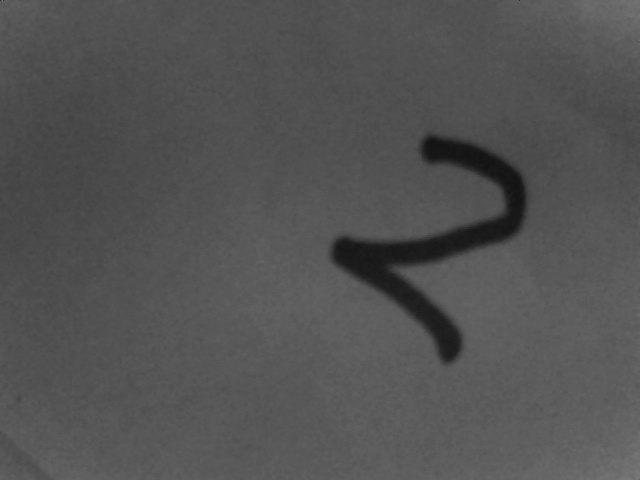
#> input picture Samples/Python-CV2/material/num2.jpg, 640 x 480 px
$ python coutours_blob.py   (older library calls are emulated)
#> lines starting #> are read from the running program, lines starting #| are printed output that depends on the picture; after the words box and inside, x2 and y2 are one past the last pixel; in counts of white or black regions, pixels touching at a corner belong together; long printed decimals are rounded
# Blob分析
# ex2tron 2017年11月14日
# http://ex2tron.top
# 官方文档：
# http://opencv-python-tutroals.readthedocs.io/en/latest/py_tutorials/py_imgproc/py_contours/py_contours_begin/py_contours_begin.html

import cv2
import numpy as np
import matplotlib.pyplot as plt

img_origin = cv2.imread('material/num2.jpg')
#> img_origin is the input picture: shape (480, 640, 3); min 17, max 122, mean 83
img = cv2.cvtColor(img_origin, cv2.COLOR_BGR2GRAY)
ret, thresh = cv2.threshold(img, 50, 255, cv2.THRESH_BINARY)
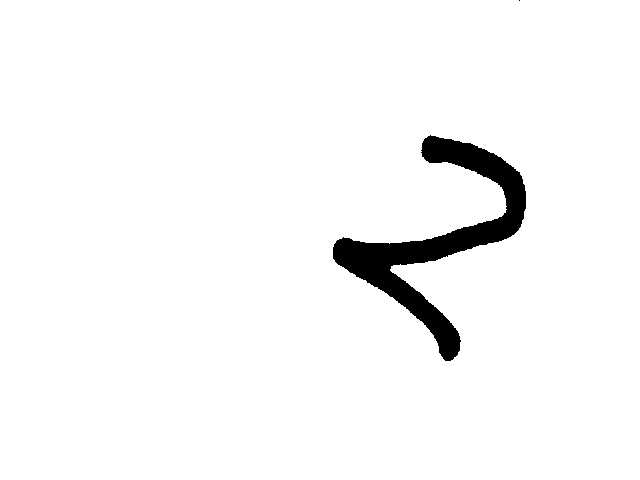
#> thresh: shape (480, 640); 96.7% white; 2 black regions (1 under 20 px)
cv2.imshow('threshold', thresh)

# 1.寻找轮廓：物体白，背景黑
image, contours, hierarchy = cv2.findContours(
    thresh, cv2.RETR_TREE, cv2.CHAIN_APPROX_SIMPLE)
#> contours = 2 contours; box (x1, y1, x2, y2) and area: (0, 0, 640, 480) 306080, (332, 134, 527, 362) 10592
print(len(contours))
#| 2

# 2.画出轮廓，-1代表画出所有轮廓，n代表第几条轮廓，从0开始
# img = cv2.drawContours(img_origin, contours, -1, (0, 255, 0), 3)
# 或者：画出第2条轮廓
cnt = contours[1]
#> cnt = contour of 443 points, box (x1, y1, x2, y2) (332, 134, 527, 362), area 10592
img = cv2.drawContours(img_origin, [cnt], 0, (0, 255, 0), 3)
#> img: shape (480, 640, 3)
cv2.imshow('draw contours', img)

# 3.图像的矩
M = cv2.moments(cnt)
#> M = moments, m00 10592.5, centre m10/m00, m01/m00 = (437.7, 238.6)
# print(M)
# 重心/质心/形心：
cx = int(M['m10'] / M['m00'])
#> cx = 437
cy = int(M['m01'] / M['m00'])
#> cy = 238
print(cx, cy)
#| 437 238

# 4.面积
area = cv2.contourArea(cnt)
#> area = 10592.5
# 或者
# area = M['m00']
print(area)
#| 10592.5

# 5.周长
perimeter = cv2.arcLength(cnt, True)
#> perimeter = 990.8
print(perimeter)
#| 990.791

# 6.（最小）外接矩
# 外接矩：不旋转，返回左上角点、宽高度
x, y, w, h = cv2.boundingRect(cnt)
#> x = 332; y = 134; w = 195; h = 228
cv2.rectangle(img_origin, (x, y), (x + w, y + h), (0, 255, 0), 2)
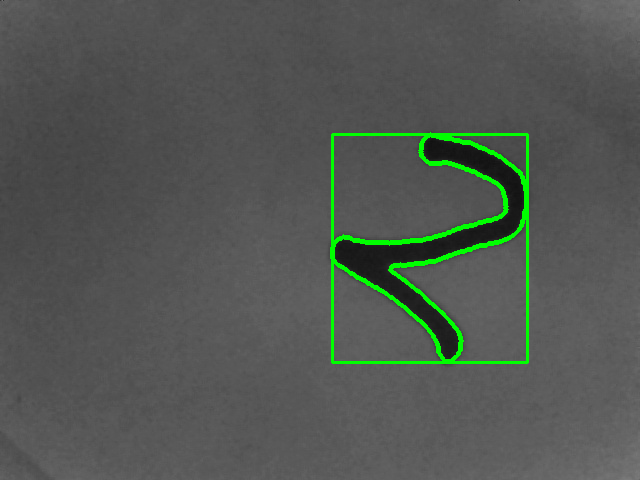
#> img_origin: shape (480, 640, 3); mean B, G, R 81.6, 87.1, 81.6
cv2.imshow('rectangle', img)
# 最小外接矩：有旋转，返回box对象：box与rectangle的区别就在于box有旋转角
rect = cv2.minAreaRect(cnt)
#> rect = ((448.6, 237.2), (192.2, 166.9), -49.21)
box = cv2.boxPoints(rect)
#> box = [[449, 364.4], [322.6, 255.4], [448.1, 109.9], [574.5, 218.9]]
# np.int0:矩阵全部转换为int类型，np.int会出错
box = np.int0(box)
#> box = [[448, 364], [322, 255], [448, 109], [574, 218]]
# 或者用下面的语句转换
# box = box.astype(np.int32)
img = cv2.drawContours(img_origin, [box], 0, (0, 0, 255), 2)
cv2.imshow('mini rectangle', img)

# 7.最小外接圆
(x, y), radius = cv2.minEnclosingCircle(cnt)
#> x = 440; y = 247.5; radius = 113.9
center = (int(x), int(y))
#> center = (440, 247)
radius = int(radius)
#> radius = 113
img = cv2.circle(img_origin, center, radius, (0, 255, 0), 2)
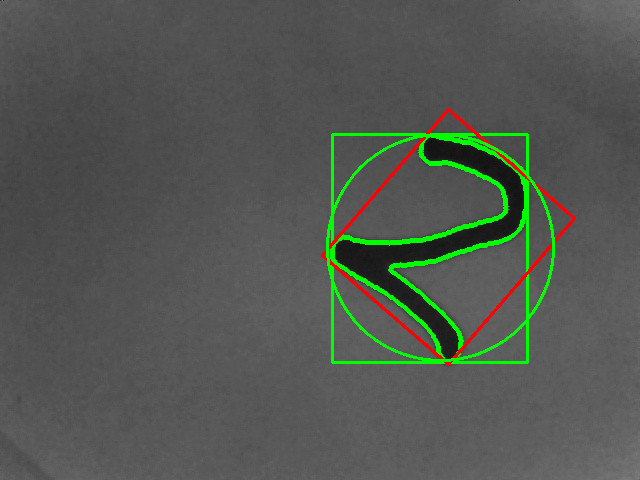
#> img: shape (480, 640, 3); mean B, G, R 80.6, 87.3, 82.4
cv2.imshow('mini circle', img)

# 8.旋转矫正
angle = rect[2]
#> angle = -49.21
rectify_angle = 90 - abs(angle) if 45 < abs(angle) < 90 else angle
#> rectify_angle = 40.79
# 以图片中心旋转
rows, cols, channels = img_origin.shape
#> rows = 480; cols = 640; channels = 3
M = cv2.getRotationMatrix2D((cols / 2, rows / 2), rectify_angle, 1)
#> M = [[0.757, 0.653, -79.07], [-0.653, 0.757, 267.3]]
# 或以最小外接矩中心旋转
# center = rect[0]
# M = cv2.getRotationMatrix2D((center[0] / 2, center[1] / 2), rectify_angle, 1)
dst = cv2.warpAffine(img, M, (cols, rows))
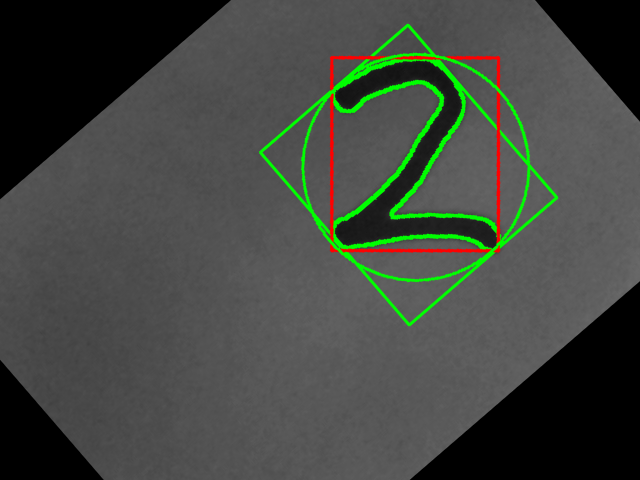
#> dst: shape (480, 640, 3); mean B, G, R 64.1, 70.8, 65.8
cv2.imshow('rectify', dst)

# 8.凸包，轮廓拟合暂不介绍，参考官网

cv2.waitKey(0)
